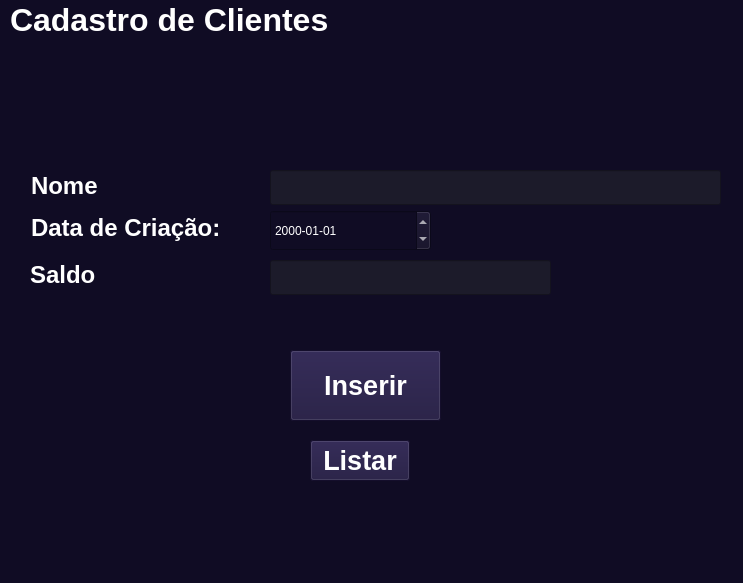
<?xml version="1.0" encoding="UTF-8"?>
<ui version="4.0">
 <class>MainWindow</class>
 <widget class="QMainWindow" name="MainWindow">
  <property name="geometry">
   <rect>
    <x>0</x>
    <y>0</y>
    <width>743</width>
    <height>583</height>
   </rect>
  </property>
  <property name="windowTitle">
   <string>MainWindow</string>
  </property>
  <property name="styleSheet">
   <string notr="true">
background-color: rgb(16, 12, 36);</string>
  </property>
  <widget class="QWidget" name="centralwidget">
   <widget class="QLabel" name="label">
    <property name="geometry">
     <rect>
      <x>10</x>
      <y>0</y>
      <width>372</width>
      <height>39</height>
     </rect>
    </property>
    <property name="font">
     <font>
      <pointsize>24</pointsize>
      <weight>75</weight>
      <bold>true</bold>
     </font>
    </property>
    <property name="styleSheet">
     <string notr="true">
color: rgb(255, 255, 255);</string>
    </property>
    <property name="text">
     <string>Cadastro de Clientes</string>
    </property>
   </widget>
   <widget class="QLabel" name="label_2">
    <property name="geometry">
     <rect>
      <x>31</x>
      <y>171</y>
      <width>125</width>
      <height>29</height>
     </rect>
    </property>
    <property name="font">
     <font>
      <pointsize>18</pointsize>
      <weight>75</weight>
      <bold>true</bold>
     </font>
    </property>
    <property name="styleSheet">
     <string notr="true">
color: rgb(255, 255, 255);</string>
    </property>
    <property name="text">
     <string>Nome</string>
    </property>
   </widget>
   <widget class="QLabel" name="label_3">
    <property name="geometry">
     <rect>
      <x>31</x>
      <y>213</y>
      <width>197</width>
      <height>29</height>
     </rect>
    </property>
    <property name="font">
     <font>
      <pointsize>18</pointsize>
      <weight>75</weight>
      <bold>true</bold>
     </font>
    </property>
    <property name="styleSheet">
     <string notr="true">
color: rgb(255, 255, 255);</string>
    </property>
    <property name="text">
     <string>Data de Criação:</string>
    </property>
   </widget>
   <widget class="QLabel" name="label_5">
    <property name="geometry">
     <rect>
      <x>30</x>
      <y>260</y>
      <width>75</width>
      <height>29</height>
     </rect>
    </property>
    <property name="font">
     <font>
      <pointsize>18</pointsize>
      <weight>75</weight>
      <bold>true</bold>
     </font>
    </property>
    <property name="styleSheet">
     <string notr="true">
color: rgb(255, 255, 255);</string>
    </property>
    <property name="text">
     <string>Saldo</string>
    </property>
   </widget>
   <widget class="QLineEdit" name="lineEdit">
    <property name="geometry">
     <rect>
      <x>270</x>
      <y>170</y>
      <width>451</width>
      <height>35</height>
     </rect>
    </property>
    <property name="font">
     <font>
      <pointsize>18</pointsize>
     </font>
    </property>
    <property name="styleSheet">
     <string notr="true">background-color: rgb(28, 27, 42);
color: rgb(255, 255, 255);</string>
    </property>
   </widget>
   <widget class="QLineEdit" name="lineEdit_4">
    <property name="geometry">
     <rect>
      <x>270</x>
      <y>260</y>
      <width>281</width>
      <height>35</height>
     </rect>
    </property>
    <property name="font">
     <font>
      <pointsize>18</pointsize>
     </font>
    </property>
    <property name="styleSheet">
     <string notr="true">background-color: rgb(28, 27, 42);
color: rgb(255, 255, 255);</string>
    </property>
   </widget>
   <widget class="QPushButton" name="pushButton">
    <property name="geometry">
     <rect>
      <x>290</x>
      <y>350</y>
      <width>151</width>
      <height>71</height>
     </rect>
    </property>
    <property name="font">
     <font>
      <pointsize>20</pointsize>
      <weight>75</weight>
      <bold>true</bold>
     </font>
    </property>
    <property name="styleSheet">
     <string notr="true">color: rgb(255, 255, 255);
background-color: rgb(28, 20, 60);</string>
    </property>
    <property name="text">
     <string>Inserir</string>
    </property>
   </widget>
   <widget class="QDateEdit" name="dateEdit">
    <property name="geometry">
     <rect>
      <x>270</x>
      <y>210</y>
      <width>161</width>
      <height>41</height>
     </rect>
    </property>
    <property name="styleSheet">
     <string notr="true">color: rgb(255, 255, 255);</string>
    </property>
    <property name="displayFormat">
     <string>yyyy-MM-dd</string>
    </property>
   </widget>
   <widget class="QPushButton" name="pushButton_2">
    <property name="geometry">
     <rect>
      <x>310</x>
      <y>440</y>
      <width>100</width>
      <height>41</height>
     </rect>
    </property>
    <property name="font">
     <font>
      <pointsize>20</pointsize>
      <weight>75</weight>
      <bold>true</bold>
     </font>
    </property>
    <property name="styleSheet">
     <string notr="true">color: rgb(255, 255, 255);
background-color: rgb(28, 20, 60);</string>
    </property>
    <property name="text">
     <string>Listar</string>
    </property>
   </widget>
  </widget>
  <widget class="QMenuBar" name="menubar">
   <property name="geometry">
    <rect>
     <x>0</x>
     <y>0</y>
     <width>743</width>
     <height>21</height>
    </rect>
   </property>
  </widget>
  <widget class="QStatusBar" name="statusbar"/>
 </widget>
 <resources/>
 <connections/>
</ui>
